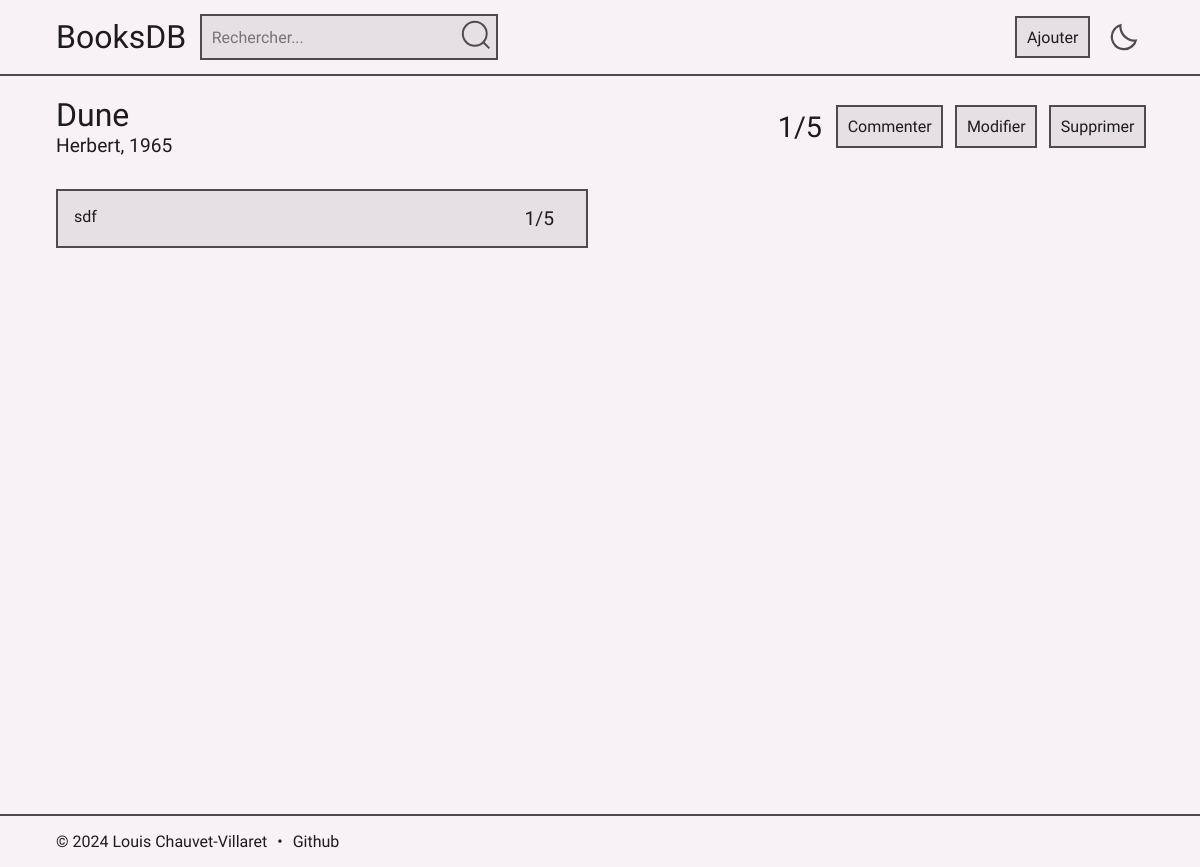
The app's page /livre?id=2 with its own data.
### tables this page shows
CREATE TABLE books (
                        id     INTEGER
                            primary key autoincrement,
                        title  TEXT    not null,
                        author TEXT    not null,
                        year   INTEGER not null
                    );

CREATE TABLE comments (
                        id      INTEGER
                            primary key autoincrement,
                        book_id INTEGER
                            references books
                                on delete cascade,
                        comment TEXT    not null,
                        rating  INTEGER not null,
                        signal INTEGER default 0,
                        check (rating >= 0 AND rating <= 5)
                    );

### app.py (the view)
@app.route('/livre')
def livre():
    book_id = request.args.get('id')
    data = execute_query("SELECT * FROM books WHERE id=?", [book_id], fetchone=True)
    if data:
        comments = execute_query("SELECT * FROM comments WHERE book_id=? ORDER BY id DESC", [book_id], fetchall=True)
        if comments:
            average = round(
                execute_query("SELECT AVG(rating) FROM comments WHERE book_id=?", [book_id], fetchone=True)[0], 1)
            if average.is_integer():
                average = int(average)
            return render_template('livre.html', data=data, comments=comments, average=average)
        else:
            return render_template('livre.html', data=data)
    else:
        return redirect("/recherche", 303)

### app.py (called while the page is built)
def execute_query(query, params=(), fetchone=False, fetchall=False, commit=False):
    with sqlite3.connect('books.db') as conn:
        conn.row_factory = sqlite3.Row
        cur = conn.cursor()
        cur.execute(query, params)
        if commit:
            conn.commit()
            return cur
        if fetchone:
            return cur.fetchone()
        if fetchall:
            return cur.fetchall()
        return None

### templates/livre.html (shortened to what this page needs)
{% extends 'base.html' %}
{% block content %}
    <div class="flex space">
        <div>
            <h1>{{ data['title'] }}</h1>
            <p class="rate">{{ data['author'] }}, {{ data['year'] }}</p>
        </div>
        <div class="flex">
            {% if comments %}
                <p class="name">{{ average }}/5</p>
            {% endif %}
            <button class="hover" onclick="updateDisplay('comment','flex')">Commenter</button>
            <button class="hover" onclick="updateDisplay('modify','flex')">Modifier</button>
            <button class="hover" onclick="updateDisplay('delete','flex')">Supprimer</button>
        </div>
    </div>
    {% if comments %}
        <div class="grid-comment top">
            {% for comment in comments %}
                <div class="box space">
                    <p class="comment">{{ comment['comment'] }}</p>
                    <div class="flex2">
                        <p class="rate">{{ comment['rating'] }}/5</p>
                        <div class="menu-button"
                             onclick="updateDisplay('comm{{ comment['id'] }}','flex')">
                        </div>
                    </div>
                </div>
            {% endfor %}
        </div>
    {% endif %}
{% endblock %}

### static/style.css (style rules this page uses)
:root { --primary: 28, 27, 29; --secondary: 82, 73, 79; --bg2: 230, 223, 228; --bg: 248, 241, 246; color-scheme: light; }
* { margin: 0; padding: 0; box-sizing: border-box; user-select: none; font-family: "Onest", system-ui; }
body, html { overflow-x: hidden; scroll-behavior: smooth; font-optical-sizing: auto; font-style: normal; background: rgb(var(--bg)); color: rgb(var(--primary)); cursor: auto; }
body { visibility: hidden; }
.top { margin-top: 2rem; }
.flex { display: flex; align-items: center; gap: 1rem; }
.hover { outline: 2px solid rgb(var(--secondary)); transition: transform 0.1s, box-shadow 0.1s; }
main h1 { font-size: 2rem; font-weight: normal; }
button { background: rgb(var(--bg2)); border: none; cursor: pointer; color: rgb(var(--primary)); font-size: 1rem; padding: 0.6rem; }
.grid-comment { display: grid; grid-template-columns: 1fr 1fr; gap: 1.5rem; }
.box { background: rgb(var(--bg2)); padding: 1rem 0 1rem 1rem; border: 2px solid rgb(var(--secondary)); display: flex; gap: 1rem; }
.rate { font-size: 1.2rem; }
.space { justify-content: space-between; }
.name { font-size: 1.8rem; }
.menu-button { display: flex; flex-direction: column; align-items: center; justify-content: space-between; width: 2rem; height: 20px; cursor: pointer; }
.box:hover .square, .flex2 { display: flex; }

### records on screen
books: title "Dune", author "Herbert", year "1965"
comments: comment "sdf", rating "1"

### other values on screen
{{ average }} "1"
